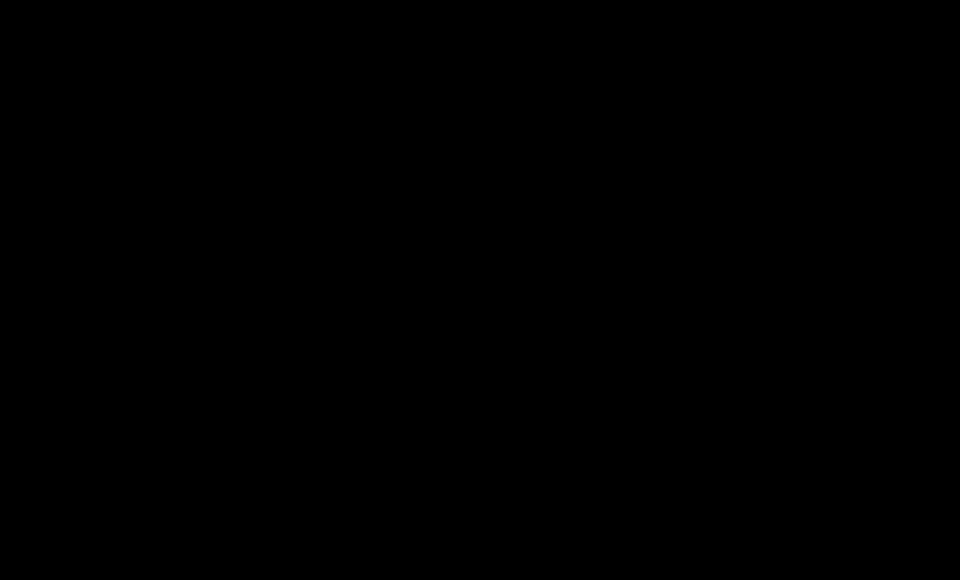
Frame 1 (no input)
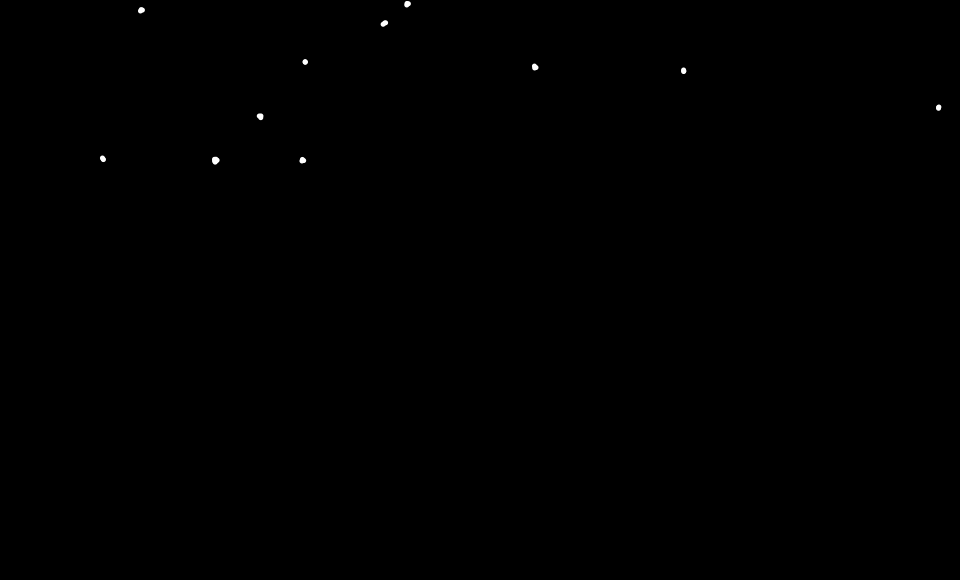
Frame 60 (the mouse pressed at the canvas centre just before this capture)
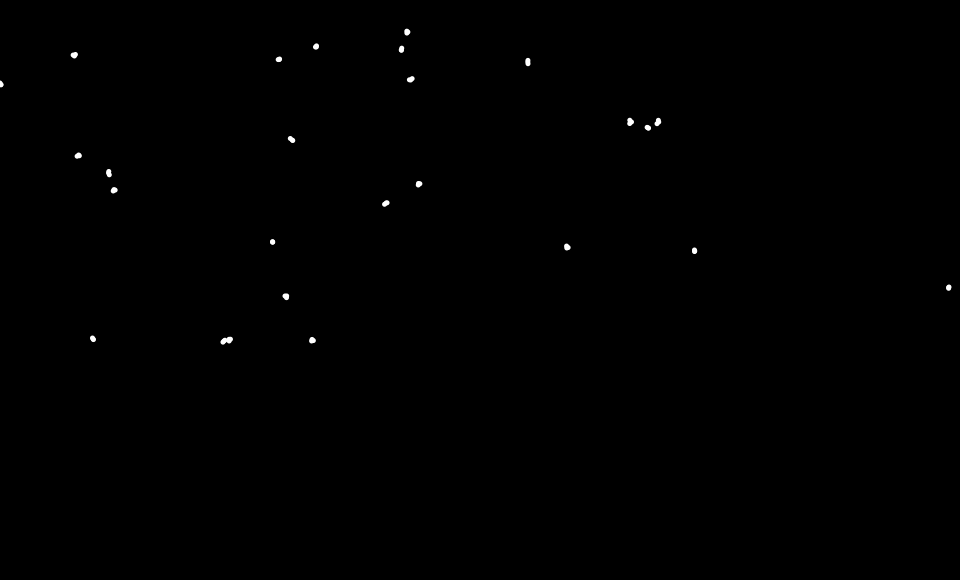
Frame 120 (the mouse held since frame 60 and released just before this capture)

The Processing sketch that drew these frames (run headless with seeded random() and noise(); from frame 60 on, the mouse is pressed at the canvas centre):

// Processing sketch: snowingBuildUp
// ── snowingBuildUp.pde
ArrayList<Snowflake> flakes = new ArrayList<Snowflake>(1);
float SIZE = 5;
float SPEED = 3;
float VARIATION = 2;
int MAX_FLAKES = 10000;
int INTENSITY = 4;

float[] bumps = new float[width*2];

void setup(){
  size(960,580);
  background(0);
  
  for(int i = 0; i < flakes.size(); i++){ // size, speed, variation
    flakes.set(i, new Snowflake(random(width), -10, SIZE, SPEED, VARIATION));
  }
  
  for(int i = 0; i < bumps.length; i++){
    bumps[i] = i * (width/bumps.length);
  }
  
}

int flakeCount = 0;
void draw(){
  background(0);
  
  for(Snowflake f : flakes){
    f.update(flakes);
    f.display();
    fill(255);
    rect(0,height-(f.getLayer()-7), width, height);
  }
  
  for(int i = 0; i < bumps.length && flakes.size() > 1; i++){
      circle(bumps[i], height-((flakes.get(0).getLayer())-8), SIZE);
  }
  
  
  for(int i = 0; i < INTENSITY; i++){
    if(random(100) < 4 && flakeCount < MAX_FLAKES){
      flakes.add(new Snowflake(random(width), -10, SIZE, SPEED, VARIATION));
      flakeCount++;
    }
  }
  

  
  if(INTENSITY < 40 && random(100) < 4) INTENSITY++;
  
  println(frameRate);

}

// ── snowflake.pde

class Snowflake {
  
  float x, y, variation, size, speed, variationspeed;
  float[] mutations;
  float layer = 0;
  
  Snowflake(float xIn, float yIn, float sizeIn, float speedIn){
    x = xIn;
    y = yIn;
    size = sizeIn;
    speed = speedIn;
    variation = 0;
    variationspeed = random(-variation, variation);
    mutations = new float[4];
    for(int i = 0; i < mutations.length; i++){
      mutations[i] = random(-2,2);
    }
  }
  
  Snowflake(float xIn, float yIn, float sizeIn, float speedIn, float variationIn){
    x = xIn;
    y = yIn;
    size = sizeIn;
    speed = speedIn;
    variation = variationIn;
    variationspeed = random(-variation, variation);
    mutations = new float[4];
    for(int i = 0; i < mutations.length; i++){
      mutations[i] = random(-2,2);
    }
  }
  
  void update(ArrayList<Snowflake> flakes){
    y += speed;
    x += variationspeed;
  
    layer = (flakes.size() / 500) + 5;
    if(y > height-layer){ // unfinished - make it so that it builds up on the bottom of the screen
      speed = 0;
      variationspeed = 0;
    }
    
    
    
    if(((int)y) % 10 < random(2)){
      variationspeed = random(-variation, variation);
    }
  }
  
  float getLayer(){
    return layer;
  }
  
  void display(){
    noStroke();
    fill(255);
    circle(x, y, size);
    circle(x+mutations[0], y+mutations[1], size);
    circle(x+mutations[2], y+mutations[3], size);
    
  }
  
  
  
  
}
